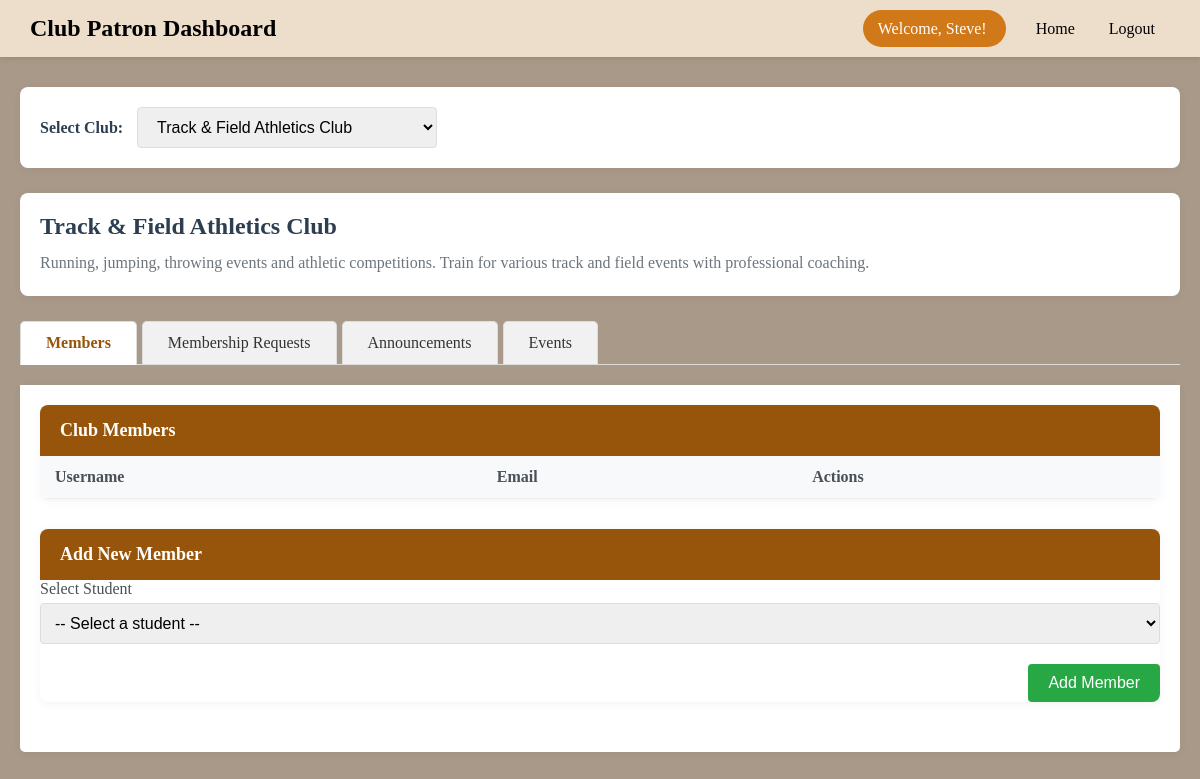
Screenshot of /club_manager_dashboard.php (signed in) with the database file from the repository.
### tables this page shows
CREATE TABLE `clubs` (
  `id` int(11) NOT NULL,
  `patron_id` int(11) NOT NULL,
  `name` varchar(100) NOT NULL,
  `initials` varchar(10) NOT NULL,
  `description` text DEFAULT NULL,
  `created_by` int(11) DEFAULT NULL,
  `created_at` timestamp NOT NULL DEFAULT current_timestamp()
);

### club_manager_dashboard.php (the view, shortened to what this page needs)
<?php
$conn = new mysqli("localhost", "root", "", "ics_project");
$manager_id = $_SESSION['user_id'];
$club_query = $conn->prepare("
    SELECT c.id, c.name, c.description
    FROM clubs c
    INNER JOIN club_managers cm ON c.id = cm.club_id
    WHERE cm.user_id = ? AND cm.status = 'active'
");
$club_query->bind_param("i", $manager_id);
$club_query->execute();
$club_result = $club_query->get_result();
$clubs = [];
while ($club = $club_result->fetch_assoc()) {
    $clubs[] = $club;
}
if (isset($_POST['club_id'])) {
    $club_id = intval($_POST['club_id']);
} elseif (isset($_GET['club_id'])) {
    $club_id = intval($_GET['club_id']);
} else {
    $club_id = $clubs[0]['id'];
}
$current_club = null;
foreach ($clubs as $club) {
    if ($club['id'] == $club_id) {
        $current_club = $club;
        break;
    }
}
?>
<!DOCTYPE html>
<html>
<head>
</head>
<body>
    <div class="manager-navbar">
        <div class="logo">
            <h1>Club Patron Dashboard</h1>
        </div>
        <div>
            <span class="manager-welcome">
                Welcome, <?php echo htmlspecialchars($_SESSION['username']); ?>!
            </span>
            <a href="home.php">Home</a>
            <a href="logout.php">Logout</a>
        </div>
    </div>
<div class="manager-container">
        <div class="club-selection">
            <label for="club_selector">Select Club:</label>
            <select id="club_selector" onchange="updateClubDisplay(this.value)">
                <?php foreach ($clubs as $club): ?>
                    <option value="<?= $club['id'] ?>"><?= htmlspecialchars($club['name']) ?></option>
                <?php endforeach; ?>
            </select>
        </div>
        <div class="club-info-card">
    <div class="club-name"><?php echo htmlspecialchars($current_club['name']); ?></div>
    <div class="club-description"><?php echo htmlspecialchars($current_club['description']); ?></div>
</div>
        <div class="tabs">
            <div class="tab active" onclick="openTab(event, 'members')">Members</div>
            <div class="tab" onclick="openTab(event, 'requests')">Membership Requests</div>
            <div class="tab" onclick="openTab(event, 'announcements')">Announcements</div>
            <div class="tab" onclick="openTab(event, 'events')">Events</div>
        </div>
        <div id="members" class="tab-content active">
            <div class="manager-card">
                <h2 class="manager-card-header">Club Members</h2>
                <table>
                    <thead>
                        <tr>
                            <th>Username</th>
                            <th>Email</th>
                            <th>Actions</th>
                        </tr>
                    </thead>
                </table>
            </div>
            <div class="manager-card">
                <h2 class="manager-card-header">Add New Member</h2>
                <form method="POST">
                    <div class="form-group">
                        <label for="student_id">Select Student</label>
                        <select id="student_id" name="student_id" class="form-control" required>
                            <option value="">-- Select a student --</option>
                        </select>
                    </div>
                    <div class="form-actions">
                        <button type="submit" name="add_member" class="btn btn-success">Add Member</button>
                    </div>
                </form>
            </div>
        </div>
    </div>
</body>
</html>

### club_manager_dashboard.php (style rules this page uses)
body { font-family:'Times New Roman', Times, serif; margin: 0; padding: 0; background-color:rgb(169, 153, 136); color: #333; }
.manager-navbar { display: flex; justify-content: space-between; align-items: center; background-color:rgb(237, 222, 203); padding: 15px 30px; box-shadow: 0 2px 5px rgba(0,0,0,0.1); }
.logo h1 { color: black; margin: 0; font-size: 24px; }
.manager-welcome { color:#fff; background-color:rgb(209, 120, 25); padding: 10px 15px; border-radius: 20px; font-weight: 500; margin-right: 15px; }
.manager-navbar a { color: black; text-decoration: none; padding: 10px 15px; border-radius: 4px; transition: background-color 0.3s; font-weight: 500; }
.manager-container { max-width: 1200px; margin: 30px auto; padding: 0 20px; }
.club-selection { margin-bottom: 25px; background: white; padding: 20px; border-radius: 8px; box-shadow: 0 2px 10px rgba(0,0,0,0.05); }
.club-selection label { font-weight: 600; margin-right: 10px; color: #2c3e50; }
.club-selection select { padding: 10px 15px; border: 1px solid #ddd; border-radius: 4px; font-size: 16px; width: 300px; }
.tabs { display: flex; border-bottom: 1px solid #ddd; margin-bottom: 20px; }
.tab { padding: 12px 25px; cursor: pointer; background-color: #f1f1f1; border: 1px solid #ddd; border-bottom: none; border-radius: 5px 5px 0 0; margin-right: 5px; transition: background-color 0.3s; }
.tab.active { background-color: white; border-bottom: 1px solid white; margin-bottom: -1px; font-weight: 600; color: rgb(150, 85, 10); }
.tab-content { display: none; padding: 20px; background: white; border-radius: 0 0 5px 5px; box-shadow: 0 2px 10px rgba(0,0,0,0.05); }
.tab-content.active { display: block; }
.manager-card { margin-bottom: 30px; border-radius: 8px; overflow: hidden; box-shadow: 0 2px 10px rgba(0,0,0,0.05); background: white; }
.manager-card-header { background-color: rgb(150, 85, 10); color: white; padding: 15px 20px; margin: 0; font-size: 18px; }
table { width: 100%; border-collapse: collapse; }
table th, table td { padding: 12px 15px; text-align: left; border-bottom: 1px solid #eee; }
table th { background-color: #f8f9fa; font-weight: 600; color: #495057; }
.form-group { margin-bottom: 15px; }
.form-group label { display: block; margin-bottom: 5px; font-weight: 500; color: #495057; }
.form-control { width: 100%; padding: 10px; border: 1px solid #ddd; border-radius: 4px; font-size: 16px; box-sizing: border-box; }
.form-actions { margin-top: 20px; text-align: right; }
.btn { padding: 10px 20px; border: none; border-radius: 4px; cursor: pointer; font-size: 16px; font-weight: 500; transition: background-color 0.3s; }
.btn-success { background-color: #28a745; color: white; }
.club-info-card { background: white; padding: 20px; border-radius: 8px; box-shadow: 0 2px 10px rgba(0,0,0,0.05); margin-bottom: 25px; }
.club-name { font-size: 24px; font-weight: 600; color: #2c3e50; margin-bottom: 10px; }
.club-description { color: #6c757d; line-height: 1.6; }

### rows the page displays
clubs: name "Track & Field Athletics Club", description "Running, jumping, throwing events and athletic competitions. Train for various track and field events with professional coaching."

### other values shown
$_SESSION['username'] "Steve"
form field value "Track & Field Athletics Club"
